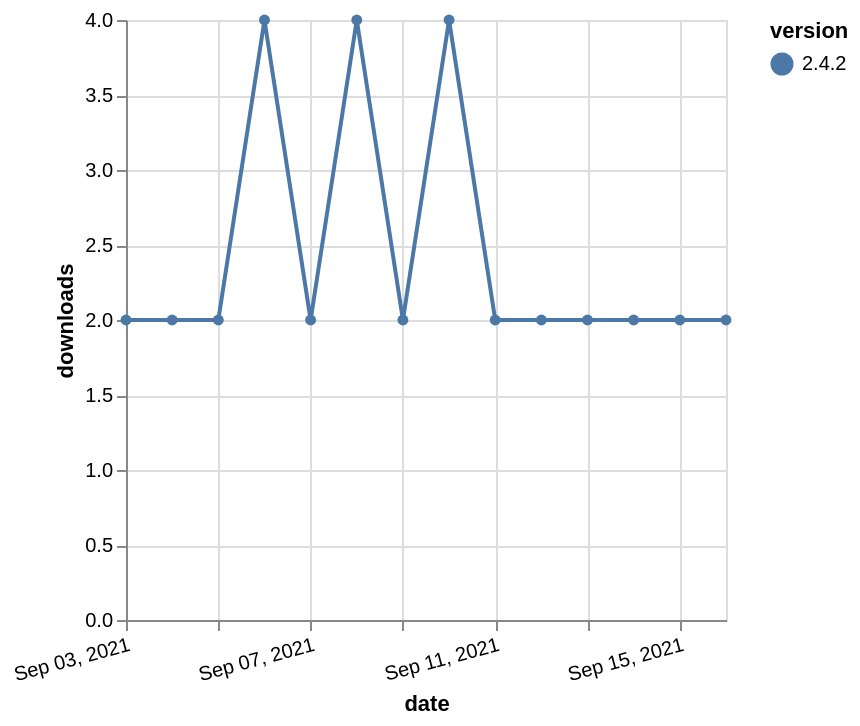

This figure's Vega-Lite source:
### Vega-Lite specification from a JSON file in a GitHub repository (floating-point values rounded to 4 significant figures)
{"$schema": "https://vega.github.io/schema/vega-lite/v5.json", "description": "A simple bar chart with embedded data.", "data": {"values": [{"date": "2021-09-03", "total": 3053, "delta": 2, "version": "2.4.2"}, {"date": "2021-09-04", "total": 3055, "delta": 2, "version": "2.4.2"}, {"date": "2021-09-05", "total": 3057, "delta": 2, "version": "2.4.2"}, {"date": "2021-09-06", "total": 3061, "delta": 4, "version": "2.4.2"}, {"date": "2021-09-07", "total": 3063, "delta": 2, "version": "2.4.2"}, {"date": "2021-09-08", "total": 3067, "delta": 4, "version": "2.4.2"}, {"date": "2021-09-09", "total": 3069, "delta": 2, "version": "2.4.2"}, {"date": "2021-09-10", "total": 3073, "delta": 4, "version": "2.4.2"}, {"date": "2021-09-11", "total": 3075, "delta": 2, "version": "2.4.2"}, {"date": "2021-09-12", "total": 3077, "delta": 2, "version": "2.4.2"}, {"date": "2021-09-13", "total": 3079, "delta": 2, "version": "2.4.2"}, {"date": "2021-09-14", "total": 3081, "delta": 2, "version": "2.4.2"}, {"date": "2021-09-15", "total": 3083, "delta": 2, "version": "2.4.2"}, {"date": "2021-09-16", "total": 3085, "delta": 2, "version": "2.4.2"}]}, "width": "container", "mark": {"type": "line", "point": {"filled": true}}, "encoding": {"x": {"field": "date", "type": "temporal", "timeUnit": "yearmonthdate", "title": "date", "axis": {"labelAngle": -15}}, "y": {"field": "delta", "type": "quantitative", "title": "downloads"}, "color": {"field": "version", "type": "nominal"}, "tooltip": {"field": "delta"}}}
